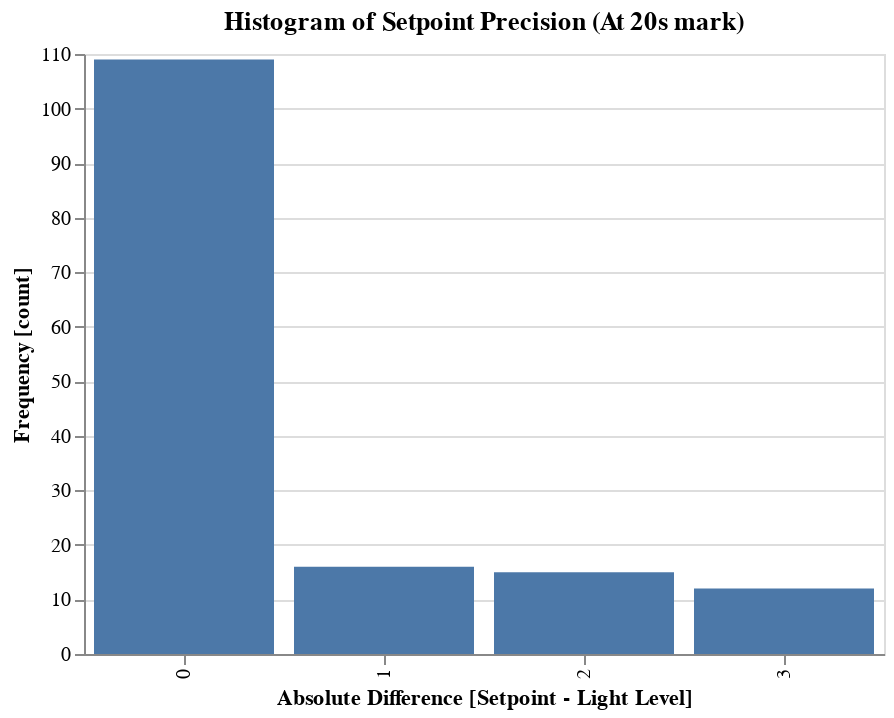

Notebook code cell kept with this figure:
### Code cell
%config IPCompleter.greedy=True
import pandas as pd
import altair as alt

setpoint_delays = pd.read_csv('setpoint_precision.csv')

alt.Chart(setpoint_delays).mark_bar(
                                                 ).encode(
    alt.X('AbsDiff:N', title='Absolute Difference [Setpoint - Light Level]'),
    alt.Y('count()', title='Frequency [count]'),
).properties(
    width=400,
    title='Histogram of Setpoint Precision (At 20s mark)'
)

### Figure 1 — Vega-Lite specification as saved in the notebook (floating-point values rounded to 4 significant figures; data arrays with more than 128 entries replaced by an {"elided": "..."} marker saying what was removed)
{"$schema": "https://vega.github.io/schema/vega-lite/v3.4.0.json", "config": {"mark": {"tooltip": null}, "view": {"height": 300, "width": 400}}, "data": {"name": "data-597a22a969049ba646ee540e93939bee"}, "datasets": {"data-597a22a969049ba646ee540e93939bee": {"elided": "152 records"}}, "encoding": {"x": {"field": "AbsDiff", "title": "Absolute Difference [Setpoint - Light Level]", "type": "nominal"}, "y": {"aggregate": "count", "title": "Frequency [count]", "type": "quantitative"}}, "mark": "bar", "title": "Histogram of Setpoint Precision (At 20s mark)", "width": 400}
